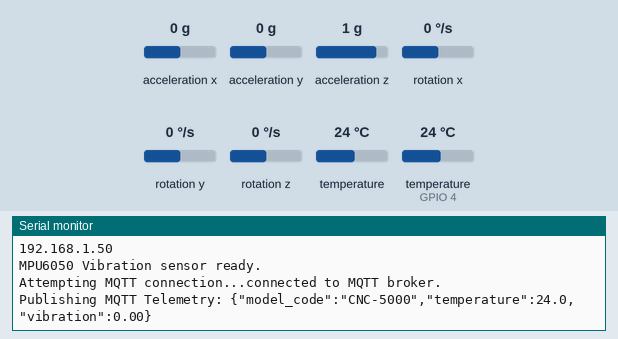
Simulated run of this sketch. Board: ESP32. Shown: the last lines printed to the serial monitor. The test bench sets the inputs (shaded band); at power-on: acceleration x 0 g, temperature (sensor on GPIO 4) 24 °C, acceleration y 0 g, acceleration z 1 g, rotation x 0 °/s, rotation y 0 °/s, rotation z 0 °/s, temperature 24 °C. WiFi joins after 1.5 s; servers stay silent unless stated; random numbers use the default seed unless the sketch sets one; no MQTT or app messages arrive unless stated.

Above: at 2.7 s.
2.8 s: acceleration x set to -1.4 g
At 7.2 s:
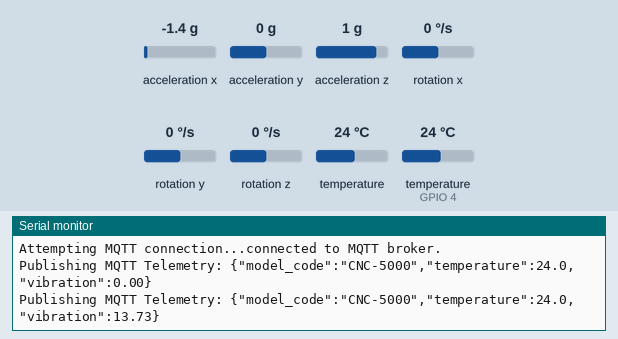
7.5 s: temperature (sensor on GPIO 4) set to 12 °C
At 10.4 s:
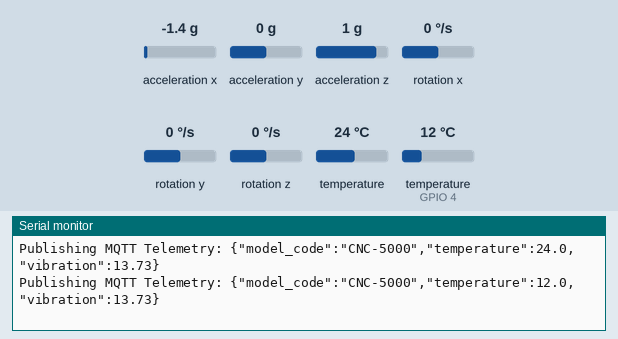
12.2 s: acceleration y set to -1.4 g
At 14.5 s:
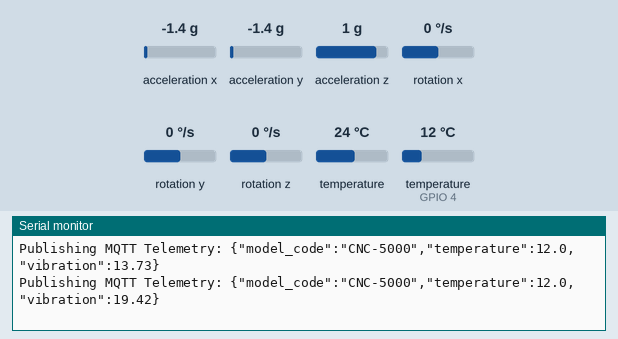
16.9 s: acceleration z set to -1.4 g
At 18.7 s:
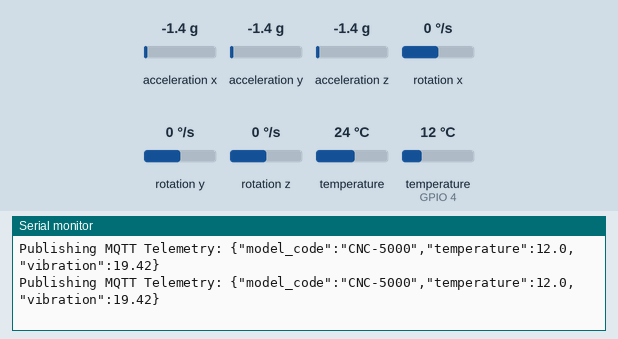
21.6 s: temperature (sensor on GPIO 4) set to 19 °C
At 25.8 s:
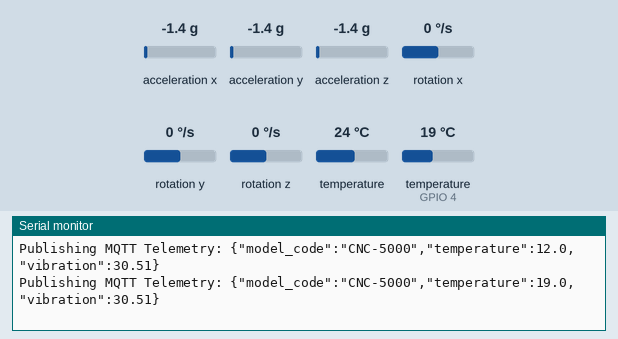
Timing chart, 0 to 27.3 s (numbered marks = the images above; inputs shaded):
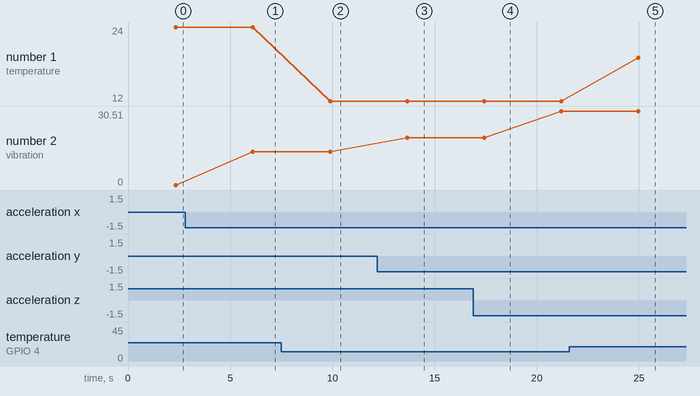

The sketch:

esp32_sensor_node.ino
```cpp
/*
 * NEXUSPROD AI - ESP32 Hardware Telemetry Node Firmware
 * Microcontroller: ESP32 Dev Module
 * Sensors: MPU6050 (Vibration/Accelerometer via I2C), DS18B20 (Temperature via OneWire)
 * Communication: WiFi + MQTT (PubSubClient)
 */

#include <WiFi.h>
#include <PubSubClient.h>
#include <Wire.h>
#include <Adafruit_MPU6050.h>
#include <Adafruit_Sensor.h>
#include <OneWire.h>
#include <DallasTemperature.h>
#include <ArduinoJson.h>

// WiFi Configuration
const char* ssid = "FACTORY_WIFI_SSID";
const char* password = "FACTORY_WIFI_PASS";

// MQTT Broker Configuration
const char* mqtt_server = "broker.hivemq.com";
const int mqtt_port = 1883;
const char* machine_model = "CNC-5000";
const char* mqtt_topic = "factory/machines/CNC-5000/telemetry";

WiFiClient espClient;
PubSubClient client(espClient);

// Sensor Objects
Adafruit_MPU6050 mpu;
#define ONE_WIRE_BUS 4
OneWire oneWire(ONE_WIRE_BUS);
DallasTemperature sensors(&oneWire);

void setup_wifi() {
  delay(10);
  Serial.print("Connecting to WiFi: ");
  Serial.println(ssid);
  WiFi.begin(ssid, password);
  while (WiFi.status() != WL_CONNECTED) {
    delay(500);
    Serial.print(".");
  }
  Serial.println("\nWiFi connected. IP: ");
  Serial.println(WiFi.localIP());
}

void reconnect_mqtt() {
  while (!client.connected()) {
    Serial.print("Attempting MQTT connection...");
    String clientId = "ESP32Node-";
    clientId += String(random(0xffff), HEX);
    if (client.connect(clientId.c_str())) {
      Serial.println("connected to MQTT broker.");
    } else {
      Serial.print("failed, rc=");
      Serial.print(client.state());
      Serial.println(" retrying in 5 seconds...");
      delay(5000);
    }
  }
}

void setup() {
  Serial.begin(115200);
  setup_wifi();
  client.setServer(mqtt_server, mqtt_port);

  // Init MPU6050
  if (!mpu.begin()) {
    Serial.println("Failed to find MPU6050 chip!");
  } else {
    Serial.println("MPU6050 Vibration sensor ready.");
  }

  // Init Temperature Sensor
  sensors.begin();
}

void loop() {
  if (!client.connected()) {
    reconnect_mqtt();
  }
  client.loop();

  // Read MPU6050 Vibration (Magnitude of acceleration deviation)
  sensors_event_t a, g, temp;
  mpu.getEvent(&a, &g, &temp);
  float vibration_rms = sqrt(pow(a.acceleration.x, 2) + pow(a.acceleration.y, 2) + pow(a.acceleration.z - 9.81, 2));

  // Read DS18B20 Temperature
  sensors.requestTemperatures();
  float temperature_c = sensors.getTempCByIndex(0);
  if (temperature_c < 0) temperature_c = 48.5; // Default fallback if disconnected

  // Construct JSON Payload
  StaticJsonDocument<200> doc;
  doc["model_code"] = machine_model;
  doc["temperature"] = serialized(String(temperature_c, 1));
  doc["vibration"] = serialized(String(vibration_rms, 2));

  char jsonBuffer[512];
  serializeJson(doc, jsonBuffer);

  Serial.print("Publishing MQTT Telemetry: ");
  Serial.println(jsonBuffer);
  client.publish(mqtt_topic, jsonBuffer);

  delay(3000); // 3 second sensor loop
}
```

Measured:
- after the input at 2.8 s, the serial monitor: prints a new line after 3.3 s (image 1)
- after the input at 7.5 s, the serial monitor: prints a new line after 2.4 s (image 2)
- after the input at 12.2 s, the serial monitor: prints a new line after 1.5 s (image 3)
- after the input at 21.6 s, the serial monitor: prints a new line after 3.4 s (image 5)
- plotted number 1: 24 → 12 after the input at 7.5 s, 12 → 19 after the input at 21.6 s
- plotted number 2: 0 → 13.73 after the input at 2.8 s, 13.73 → 19.42 after the input at 12.2 s, 19.42 → 30.51 after the input at 16.9 s
